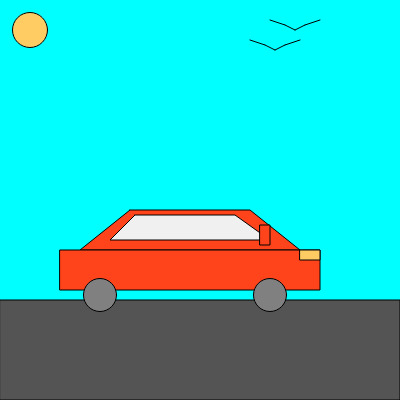
Frame 1 (no input)
Frame 60 (no input): identical to frame 1, image omitted
Frame 120 (the mouse pressed at the canvas centre since frame 60): identical to frame 1, image omitted

The p5.js sketch that drew this single still picture (run headless with seeded random() and noise() and a simulated clock; from frame 60 on, the mouse is pressed at the canvas centre):

// p5.js sketch
// ── sketch.js
function setup() {
  createCanvas(400, 400);
}

function draw() {
  
  //sky
  fill('#00cc00');
  background('cyan');
  
  //sun
  fill(255, 204, 100);
  circle(30, 30, 35);
  
  // car shell
  fill('#ff441c');
  beginShape();
  vertex(130, 210);
  vertex(250, 210);
  vertex(300, 250);
  vertex(80, 250);
  endShape(CLOSE);
  
  //cab
  rect(60, 250, 260, 40)
  
  // window
  fill('#f0f0f0');
  beginShape();
  vertex(135, 215);
  vertex(235, 215);
  vertex(270, 240);
  vertex(110, 240);
  endShape(CLOSE);
  

  // ground  
  fill('#545454')
  rect(0, 300, 400, 100);
  
  // headlight
  fill(255, 204, 100);
  rect(300, 250, 20, 10);
  
  //mirror
  fill('#ff441c');
  rect(260, 225, 10, 20);
  
  //tires
  fill('#808080');
  circle(100, 295, 33);
  circle(270, 295, 33);
  
//   bird1
  line(270, 20, 285, 25);
  line(285, 25, 295, 30);
  line(295, 30, 305, 25);
  line(305, 25, 320, 20);
  
//   bird2
  line(250, 40, 265, 45);
  line(265, 45, 275, 50);
  line(275, 50, 285, 45);
  line(285, 45, 300, 40)

  
}
